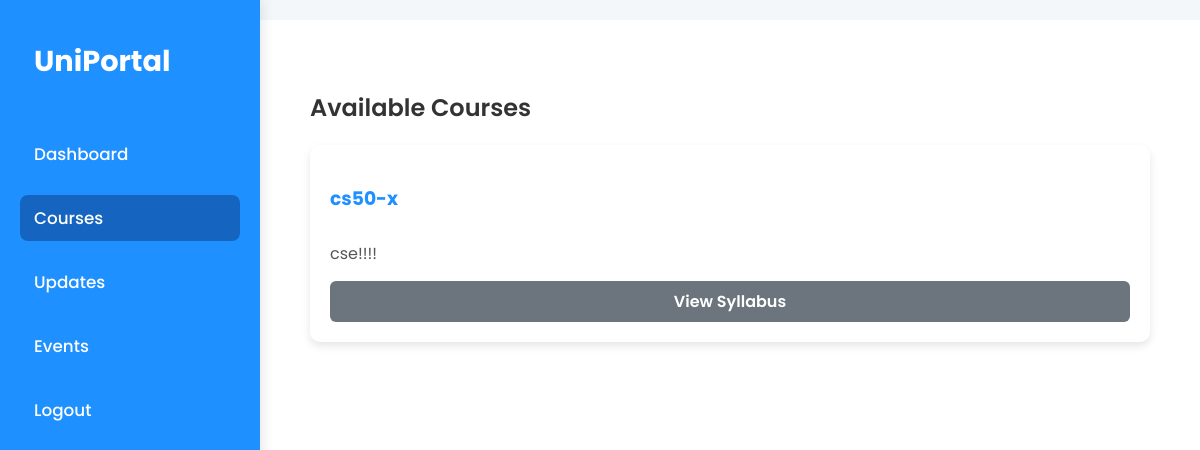
The app's page /courses, older data.
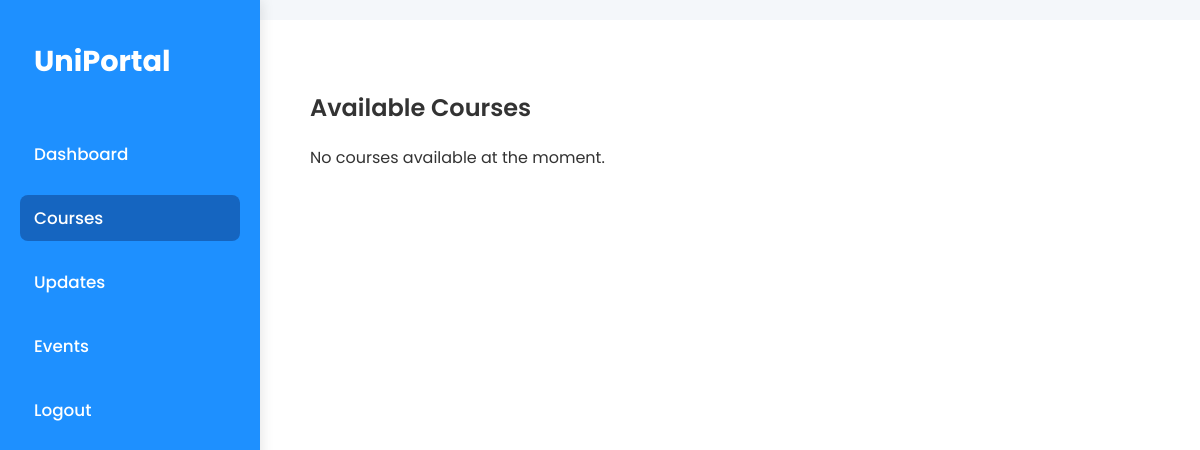
The same page, newer data.
### tables this page shows
CREATE TABLE courses (
        id INTEGER PRIMARY KEY AUTOINCREMENT,
        name TEXT NOT NULL,
        code TEXT NOT NULL,
        syllabus_pdf TEXT
    );

### app.py (the view)
@app.route('/courses')
def course_list():
    conn = get_db_connection()
    courses = conn.execute('SELECT * FROM courses').fetchall()
    conn.close()
    return render_template('course_list.html', courses=courses)

### app.py (called while the page is built)
def get_db_connection():
    conn = sqlite3.connect('database.db')
    conn.row_factory = sqlite3.Row
    return conn

@app.context_processor
def inject_user_role():
    return dict(role=session.get('role'))

### templates/course_list.html
{% extends "dashboard_base.html" %}
{% block content %}
<div class="container">
  <h2 class="section-title">Available Courses</h2>
  {% if courses %}
    <div class="courses-grid">
      {% for course in courses %}
        <div class="course-card">
          <h3>{{ course.code }}</h3>
          <p>{{ course.name }}</p>
          {% if course.syllabus_pdf %}
            <a href="{{ url_for('static', filename='uploads/' ~ course.syllabus_pdf) }}" target="_blank" class="btn btn-secondary">View Syllabus</a>
          {% else %}
            <p><em>No syllabus uploaded</em></p>
          {% endif %}
        </div>
      {% endfor %}
    </div>
  {% else %}
    <p>No courses available at the moment.</p>
  {% endif %}
</div>
{% endblock %}

Row changes from the older to the newer data that the page shows:
removed courses: code "cs50-x", name "cse!!!!"
Text that changed along with them:
text now shown: "No courses available at the moment."
